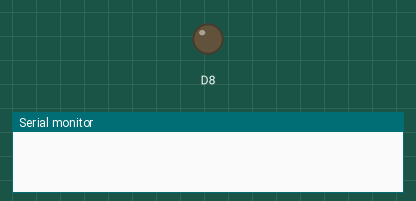
Bench run of a program on a simulated ESP8266 (Wemos D1 mini). Shown: output pins drawn as LEDs (lit = HIGH), the last lines printed to the serial monitor. WiFi joins after 1.5 s; servers stay silent unless stated.

Above: at 0.1 s.
At 1.6 s:
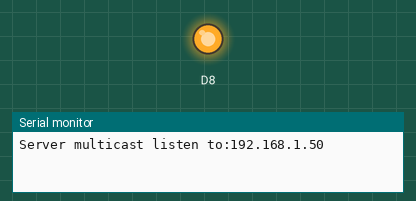
Timing chart, 0 to 3.1 s (numbered marks = the images above):
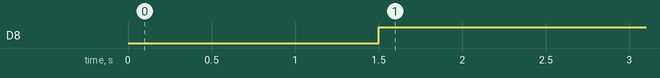

Measured:
- by itself, D8: LOW → HIGH at 1.5 s

The program:

main.cpp
```cpp
#include <ESP8266WiFi.h>
#include <PubSubClient.h>
#include <ArduinoJson.h>
#include <Lifecycle.h>
#include <Flare.h>
#include <Mqtt.h>

const char* ssid = "Iphone";
const char* password = "noel2022";

WiFiEventHandler gotIpEventHandler, disconnectedEventHandler;


void handleWiFiModeChange(const WiFiEventStationModeGotIP & evt){
  digitalWrite(D8,HIGH);
  Flare::listen();
};

void handleDisconnected(const WiFiEventStationModeDisconnected & evt){
  Flare::stop();
};

void setup_wifi() {
  WiFi.persistent(true);
  WiFi.begin(ssid, password);
  gotIpEventHandler = WiFi.onStationModeGotIP(&handleWiFiModeChange);
  disconnectedEventHandler = WiFi.onStationModeDisconnected(&handleDisconnected);
}


void blink(){
  digitalWrite(D8,LOW);
  delay(200);
  digitalWrite(D8,HIGH);
  delay(200);
  digitalWrite(D8,LOW);
}

void readPacket(const char* packet,IPAddress senderIp){

  if(strcmp(packet, "admin") == 0) {
    Mqtt::listen(senderIp);
    digitalWrite(D8,LOW);
   }else{
    Serial.println("UNKNOW");
  }
}

void setup_flare(){
  Flare::onIncommingPacket(readPacket);
}

void setup_mqtt(){

  std::string topic_base = "maison/lampe/";
  std::string chip_id = std::to_string(system_get_chip_id());
  topic_base.append(chip_id);
  char* topic_base_buffer = new char[topic_base.length() + 1];
  strcpy(topic_base_buffer,topic_base.c_str());
  Mqtt::on(topic_base_buffer,[](byte* payload){
    blink();
  });

}

void setup() {
  pinMode(D8,OUTPUT);
  Serial.begin(9600);
  setup_wifi();
  setup_flare();
  setup_mqtt();
}


void loop() {
  Flare::loop();
  Mqtt::loop();
  Lifecycle::loop();
}
```
